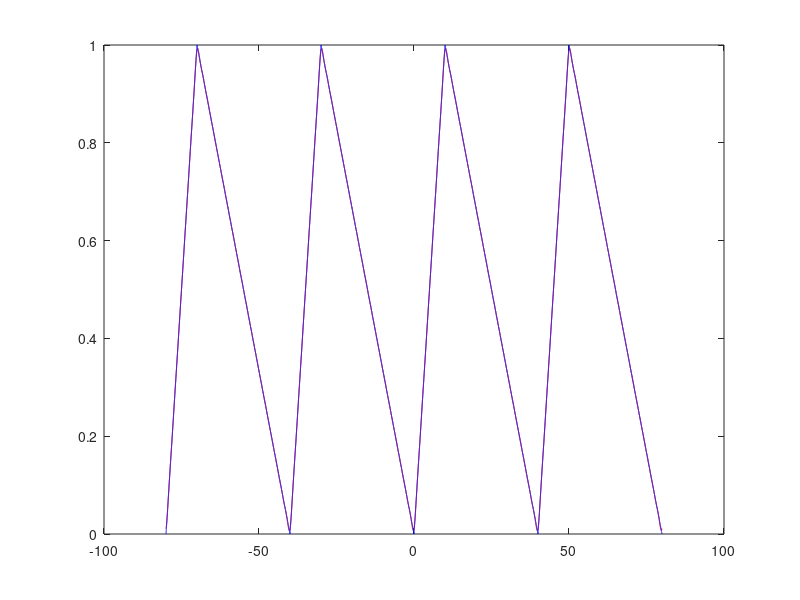
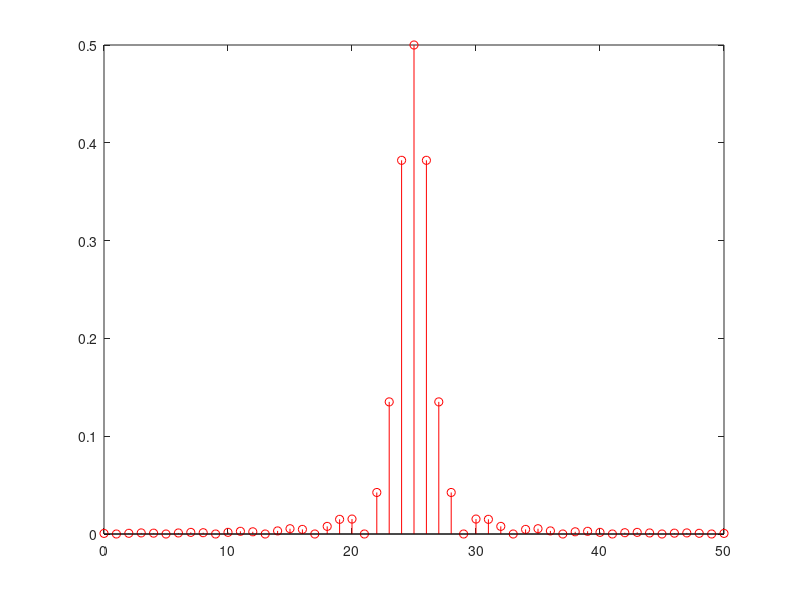

Here is the MATLAB script that generated these plots, in order:
P=40;
f=1/P;
t=-2*P:0.002:2*P;
D=10;D1=10/40;
N=50;

xi = (1+sawtooth(2*pi*f*t,D1))/2;
g0 = @(t)(1+sawtooth(2*pi*f*t,D1))/2;
cc = 1/P*integral(g0,0,P);
Ck = zeros(1,N);
Ak = zeros(1,N);
xr = 0;

for (i=1:1:N)
   g1 = @(t)(1+sawtooth(2*pi*f*t,D1))/2.*exp(-2*pi*f*t*1j*(i-25));
   Ck(i) = 1/P*integral(g1,0,P);
   Ak(i+1) = 2*abs(Ck(i));
   xr = xr+Ck(i)*exp(2*pi*f*t*1j*(i-25));
end


figure(1);
plot(t,xr,'r',t,xi,'b');
figure(2);
Ak(26)=abs(cc);
Ak(1)=Ak(51);
stem([0:N],Ak,'r')


%In lista de apel echipa noastra are numarul 10 (par, asadar folosim semnal triunghiular).
%Teoria seriilor Fourier arata ca orice semnal periodic se poate aproxima
%printr-o suma infinita de sinusuri si cosinusuri de diferite frecvente,
%fiecare fiind precedat de un coeficient. Coeficientii reprezinta spectrul.
%Semnalul reconstruit (care foloseste N=50 de termeni) se apropie ca forma de
%semnalul original, dar cu o marja de eroare. Marja de eroare e din ce in ce mai
%mica cu cat se mareste numarul de coeficienti ai Seriei Fourier.
